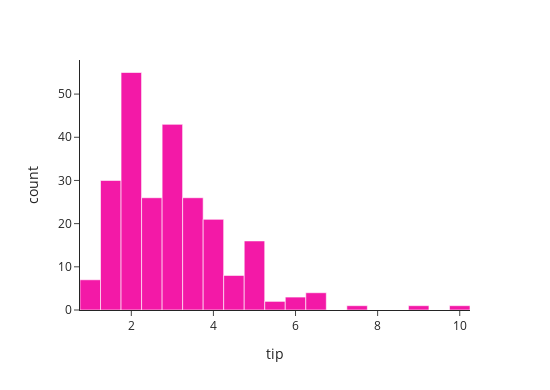

The cell this chart's notebook holds for it:
### Code cell
colors=('#F319A7','#6DD2CD')
fig= px.histogram(data_frame=df, x="tip", nbins= 20, color_discrete_sequence= colors, template= "simple_white", width= 550, height= 390)
fig.show()

### Figure 1 — Plotly figure (JSON) as saved in the notebook; plotly's stock layout.template omitted (floating-point values rounded to 4 significant figures; data arrays with more than 128 entries replaced by an {"elided": "..."} marker saying what was removed)
{"data": [{"alignmentgroup": "True", "bingroup": "x", "hovertemplate": "tip=%{x}<br>count=%{y}<extra></extra>", "legendgroup": "", "marker": {"color": "#F319A7", "pattern": {"shape": ""}}, "name": "", "nbinsx": 20, "offsetgroup": "", "orientation": "v", "showlegend": false, "type": "histogram", "x": {"elided": "244 float values"}, "xaxis": "x", "yaxis": "y"}], "layout": {"barmode": "relative", "height": 390, "legend": {"tracegroupgap": 0}, "margin": {"t": 60}, "width": 550, "xaxis": {"anchor": "y", "autorange": true, "domain": [0, 1], "range": [0.75, 10.25], "title": {"text": "tip"}, "type": "linear"}, "yaxis": {"anchor": "x", "autorange": true, "domain": [0, 1], "range": [0, 57.89], "title": {"text": "count"}}}}
